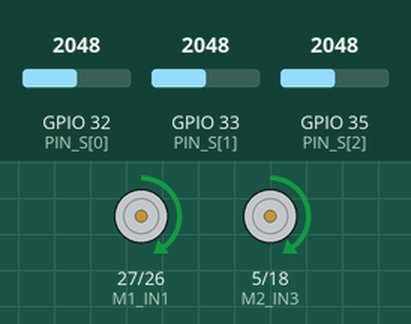
This sketch was run on a simulated ESP32. Parts: motor-driver pin pairs drawn as motors (green arrow = first pin HIGH = forward, orange = second pin HIGH = backward, longer = more drive, scaled by the enable pin). Inputs (shaded band) come from the test bench; at power-on: GPIO 32 (PIN_S[0]) = 2048, GPIO 33 (PIN_S[1]) = 2048, GPIO 35 (PIN_S[2]) = 2048. What the sketch prints to the serial monitor is not drawn.

Above: at 2.2 s.
At 2.9 s:
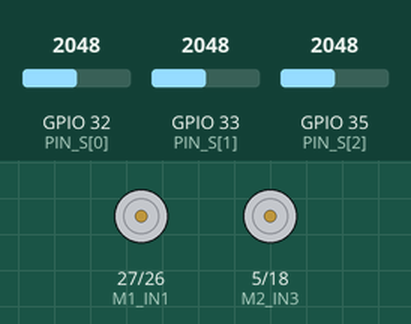
At 9.4 s:
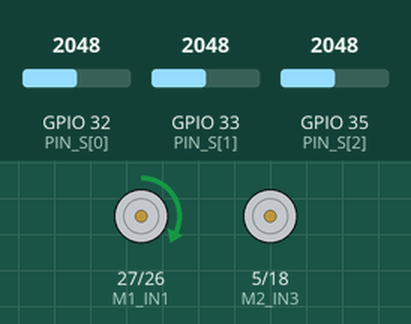
At 22.5 s:
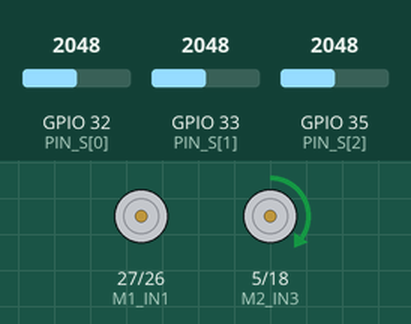
Timing chart, 0 to 26.0 s (numbered marks = the images above):
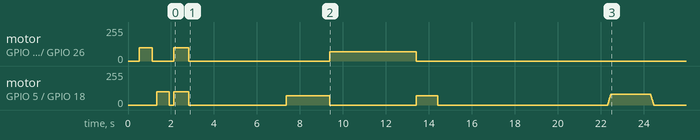

The sketch:

main.ino
```cpp
// ============================================================
//  SEGUIDOR DE LINHA ULTRA ESTÁVEL — OBR 2026
//  VERSÃO ANTI-CAMBALEIO
// ============================================================

#include <Arduino.h>
#include <WiFi.h>
#include <WebServer.h>

const char* WIFI_SSID = "OBR-Robo";
const char* WIFI_PASS = "12345678";
WebServer server(80);

// ======================== PINOS ========================
static const uint8_t M1_IN1 = 27, M1_IN2 = 26, M1_ENA = 25;
static const uint8_t M2_IN3 = 5,  M2_IN4 = 18, M2_ENB = 19;
static const uint8_t PIN_S[3] = {32, 33, 35};

static const uint32_t PWM_FREQ = 1000;
static const uint8_t  PWM_RES  = 8;

// ======================== CONFIG ULTRA CONSERVADOR ========================
struct Config {
  // VELOCIDADES - COMEÇAMOS BEM DEVAGAR!
  int velReto       = 100;    // BAIXO de propósito!
  int velCurvaForte = 85;     // Roda de fora
  int velCurvaFreio = 35;     // Roda de dentro
  int velBusca      = 80;

  // LIMIAR - MAIS TOLERANTE
  float limiarLinha = 0.30f;  // Mais sensível
  int amostrasADC   = 8;      // MAIS amostras = mais estável

  // FILTRO ANTI-CAMBALEIO
  int minCiclosEstado = 3;    // Precisa ver o mesmo estado X vezes seguidas
  float zonamorta = 0.15f;    // Ignora variações pequenas de norm

  // RAMPA DE ACELERAÇÃO
  int acelRampa = 5;          // Quanto aumenta por ciclo

  unsigned long buscaTimeout = 2000;
} cfg;

// ======================== CALIBRACAO ====================
int calMin[3], calMax[3];

// ======================== ESTADOS =======================
enum Estado {
  PARADO,
  RETO,
  CURVA_ESQ_LEVE,
  CURVA_DIR_LEVE,
  CURVA_ESQ_FORTE,
  CURVA_DIR_FORTE,
  CRUZAMENTO,
  BUSCA
};

const char* nomeEstado[] = {
  "PARADO", "RETO", "CURVA ESQ LEVE", "CURVA DIR LEVE",
  "CURVA ESQ FORTE", "CURVA DIR FORTE", "CRUZAMENTO", "BUSCA"
};

// ======================== DADOS =========================
struct {
  int   raw[3];
  float norm[3];
  float normFiltrada[3];  // NOVO: valores filtrados
  bool  on[3];

  int   velE, velD;
  int   velEalvo, velDalvo;  // NOVO: velocidades alvo para rampa

  Estado estado;
  Estado estadoAnterior;
  int contadorEstado;  // NOVO: conta ciclos no mesmo estado

  int ultimaDirecao;  // -1=esq, 0=centro, +1=dir

  unsigned long ciclos, tempoLoop, tempoSemLinha;
  unsigned long tUltimaLinha;
} R;

// ======================== FILTRO EXPONENCIAL ========================
// Suaviza leituras para evitar cambaleio
float filtroExp(float valorNovo, float valorAntigo, float alpha = 0.3f) {
  return (alpha * valorNovo) + ((1.0f - alpha) * valorAntigo);
}

// ============================================================
//  MOTORES
// ============================================================
void motE(int p) {
  p = constrain(p, 0, 255);
  digitalWrite(M1_IN1, HIGH);
  digitalWrite(M1_IN2, LOW);
  ledcWrite(M1_ENA, p);
}

void motD(int p) {
  p = constrain(p, 0, 255);
  digitalWrite(M2_IN3, HIGH);
  digitalWrite(M2_IN4, LOW);
  ledcWrite(M2_ENB, p);
}

void parar() {
  digitalWrite(M1_IN1, LOW); digitalWrite(M1_IN2, LOW);
  digitalWrite(M2_IN3, LOW); digitalWrite(M2_IN4, LOW);
  ledcWrite(M1_ENA, 0);
  ledcWrite(M2_ENB, 0);
}

// ============================================================
//  SENSORES COM FILTRO
// ============================================================
float normalizar(int raw, int mn, int mx) {
  if (mx <= mn) return 0.0f;
  return constrain((float)(raw - mn) / (float)(mx - mn), 0.0f, 1.0f);
}

void lerSensores() {
  for (int s = 0; s < 3; s++) {
    long soma = 0;
    for (int i = 0; i < cfg.amostrasADC; i++) {
      soma += analogRead(PIN_S[s]);
      delayMicroseconds(50);  // Pequeno delay entre leituras
    }
    R.raw[s] = soma / cfg.amostrasADC;

    float normNova = normalizar(R.raw[s], calMin[s], calMax[s]);

    // FILTRO EXPONENCIAL - suaviza muito!
    R.normFiltrada[s] = filtroExp(normNova, R.normFiltrada[s], 0.25f);
    R.norm[s] = R.normFiltrada[s];

    // ZONA MORTA - ignora pequenas variações
    if (R.norm[s] < cfg.zonamorta) {
      R.norm[s] = 0.0f;
    } else if (R.norm[s] > (1.0f - cfg.zonamorta)) {
      R.norm[s] = 1.0f;
    }

    R.on[s] = (R.norm[s] > cfg.limiarLinha);
  }

  bool linhaDetectada = R.on[0] || R.on[1] || R.on[2];
  if (linhaDetectada) {
    R.tUltimaLinha = millis();
    R.tempoSemLinha = 0;
  } else {
    R.tempoSemLinha = millis() - R.tUltimaLinha;
  }
}

// ============================================================
//  DECIDIR ESTADO - COM FILTRO DE ESTABILIDADE
// ============================================================
Estado calcularEstado() {
  bool E = R.on[0];
  bool C = R.on[1];
  bool D = R.on[2];

  // CRUZAMENTO - todos veem
  if (E && C && D) {
    return CRUZAMENTO;
  }

  // BIFURCAÇÃO - laterais sem centro
  if (E && !C && D) {
    return CRUZAMENTO;
  }

  // RETO - só centro
  if (!E && C && !D) {
    return RETO;
  }

  // CURVA LEVE ESQUERDA - centro + esquerda
  if (E && C && !D) {
    return CURVA_ESQ_LEVE;
  }

  // CURVA LEVE DIREITA - centro + direita
  if (!E && C && D) {
    return CURVA_DIR_LEVE;
  }

  // CURVA FORTE ESQUERDA - só esquerda
  if (E && !C && !D) {
    return CURVA_ESQ_FORTE;
  }

  // CURVA FORTE DIREITA - só direita
  if (!E && !C && D) {
    return CURVA_DIR_FORTE;
  }

  // NENHUM - busca
  return BUSCA;
}

// ============================================================
//  APLICAR RAMPA SUAVE NAS VELOCIDADES
// ============================================================
void aplicarRampa() {
  // Aproxima velocidade atual da alvo gradualmente
  if (R.velE < R.velEalvo) {
    R.velE = min(R.velE + cfg.acelRampa, R.velEalvo);
  } else if (R.velE > R.velEalvo) {
    R.velE = max(R.velE - cfg.acelRampa, R.velEalvo);
  }

  if (R.velD < R.velDalvo) {
    R.velD = min(R.velD + cfg.acelRampa, R.velDalvo);
  } else if (R.velD > R.velDalvo) {
    R.velD = max(R.velD - cfg.acelRampa, R.velDalvo);
  }
}

// ============================================================
//  DECIDIR E EXECUTAR
// ============================================================
void decidirEExecutar() {
  Estado estadoNovo = calcularEstado();

  // FILTRO DE ESTABILIDADE - só muda se ver o mesmo estado várias vezes
  if (estadoNovo == R.estadoAnterior) {
    R.contadorEstado++;
  } else {
    R.contadorEstado = 0;
    R.estadoAnterior = estadoNovo;
  }

  // Só muda estado se for estável OU se for busca (emergência)
  if (R.contadorEstado >= cfg.minCiclosEstado || estadoNovo == BUSCA) {
    R.estado = estadoNovo;
  }

  // Define velocidades ALVO baseado no estado
  switch (R.estado) {
    case RETO:
      R.velEalvo = cfg.velReto;
      R.velDalvo = cfg.velReto;
      R.ultimaDirecao = 0;
      break;

    case CURVA_ESQ_LEVE:
      R.velEalvo = cfg.velCurvaFreio;
      R.velDalvo = cfg.velCurvaForte;
      R.ultimaDirecao = -1;
      break;

    case CURVA_DIR_LEVE:
      R.velEalvo = cfg.velCurvaForte;
      R.velDalvo = cfg.velCurvaFreio;
      R.ultimaDirecao = 1;
      break;

    case CURVA_ESQ_FORTE:
      R.velEalvo = 0;
      R.velDalvo = cfg.velCurvaForte;
      R.ultimaDirecao = -1;
      break;

    case CURVA_DIR_FORTE:
      R.velEalvo = cfg.velCurvaForte;
      R.velDalvo = 0;
      R.ultimaDirecao = 1;
      break;

    case CRUZAMENTO:
      R.velEalvo = cfg.velReto;
      R.velDalvo = cfg.velReto;
      break;

    case BUSCA:
      if (R.ultimaDirecao <= 0) {
        R.velEalvo = 0;
        R.velDalvo = cfg.velBusca;
      } else {
        R.velEalvo = cfg.velBusca;
        R.velDalvo = 0;
      }
      break;

    default:
      R.velEalvo = 0;
      R.velDalvo = 0;
      break;
  }

  // Aplica rampa suave
  aplicarRampa();

  // Envia para motores
  motE(R.velE);
  motD(R.velD);
}

// ============================================================
//  CALIBRACAO
// ============================================================
void calibrar() {
  Serial.println("\n╔════════════════════════════════════════╗");
  Serial.println("║     CALIBRAÇÃO AUTOMÁTICA              ║");
  Serial.println("║  Posicione sobre a LINHA (preto)       ║");
  Serial.println("╚════════════════════════════════════════╝");
  delay(3000);

  for (int i = 0; i < 3; i++) {
    calMin[i] = 4095;
    calMax[i] = 0;
  }

  auto amostra = [&]() {
    for (int i = 0; i < 3; i++) {
      int v = analogRead(PIN_S[i]);
      if (v < calMin[i]) calMin[i] = v;
      if (v > calMax[i]) calMax[i] = v;
    }
  };

  Serial.println("\n[1/4] ⏸️  Amostrando parado sobre linha...");
  for (int i = 0; i < 30; i++) { amostra(); delay(50); }

  Serial.println("[2/4] ↶  Girando esquerda (preto+branco)...");
  motD(70); motE(0);
  for (int i = 0; i < 40; i++) { amostra(); delay(50); }

  Serial.println("[3/4] ↷  Girando direita (preto+branco)...");
  motE(70); motD(0);
  for (int i = 0; i < 80; i++) { amostra(); delay(50); }

  Serial.println("[4/4] ⏹️  Centralizando...");
  motD(70); motE(0);
  delay(1000);
  parar();

  // Expande ranges
  for (int i = 0; i < 3; i++) {
    int range = calMax[i] - calMin[i];
    calMin[i] = max(0, calMin[i] - range / 10);
    calMax[i] = min(4095, calMax[i] + range / 10);
  }

  Serial.println("\n╔════════════════════════════════════════╗");
  Serial.println("║  RESULTADO DA CALIBRAÇÃO               ║");
  Serial.println("╠════════════════════════════════════════╣");

  const char* lb[] = {"ESQ", "CEN", "DIR"};
  for (int i = 0; i < 3; i++) {
    int range = calMax[i] - calMin[i];
    Serial.printf("║  %s: %4d - %4d (range=%4d) %s\n",
                  lb[i], calMin[i], calMax[i], range,
                  range > 200 ? "✓ OK     ║" : "✗ RUIM!  ║");
  }
  Serial.println("╚════════════════════════════════════════╝");

  // Teste DETALHADO
  Serial.println("\n📊 TESTE DETALHADO:\n");
  Serial.println("Mova o robô: LINHA → FORA → LINHA → FORA\n");

  for (int t = 0; t < 12; t++) {
    lerSensores();
    Serial.printf("  [%d%d%d] raw=[%4d %4d %4d] norm=[%.2f %.2f %.2f]\n",
                  R.on[0], R.on[1], R.on[2],
                  R.raw[0], R.raw[1], R.raw[2],
                  R.norm[0], R.norm[1], R.norm[2]);
    delay(400);
  }

  Serial.println("\n✓ Calibração concluída!");
}

// ============================================================
//  DASHBOARD
// ============================================================
const char PAGINA[] PROGMEM = R"rawliteral(
<!DOCTYPE html><html><head>
<meta charset="UTF-8"><meta name="viewport" content="width=device-width,initial-scale=1">
<title>OBR Estável</title>
<style>
*{margin:0;padding:0;box-sizing:border-box}
body{font-family:system-ui,sans-serif;background:#111;color:#eee;padding:15px}
h1{text-align:center;font-size:1.4em;color:#4a9eff;margin-bottom:15px}
.g{display:grid;grid-template-columns:repeat(auto-fit,minmax(280px,1fr));gap:12px;max-width:1000px;margin:0 auto}
.c{background:#1a1a1a;border:2px solid #333;border-radius:12px;padding:15px}
.c h2{font-size:.75em;color:#888;text-transform:uppercase;letter-spacing:2px;margin-bottom:12px;border-bottom:1px solid #333;padding-bottom:6px}
.est{font-size:1.8em;font-weight:700;text-align:center;padding:12px 0;border-radius:8px;background:#222}
.info{display:grid;grid-template-columns:1fr 1fr 1fr;gap:10px;margin-top:10px}
.box{background:#0a0a0a;padding:10px;border-radius:6px;text-align:center;border:1px solid #333}
.val{font-size:1.5em;font-weight:700;font-family:monospace;color:#4a9eff}
.lbl{font-size:.6em;color:#888;margin-top:4px;text-transform:uppercase}
.sens{display:flex;justify-content:space-around;padding:10px 0}
.s{text-align:center;flex:1}
.bar{width:50px;height:100px;background:#0a0a0a;border:2px solid #333;border-radius:8px;margin:0 auto;position:relative;overflow:hidden}
.fill{position:absolute;bottom:0;width:100%;transition:height .1s}
.slbl{font-size:.7em;color:#888;margin-top:6px}
.sval{font-size:.65em;font-family:monospace;color:#aaa;margin-top:3px}
.dot{width:12px;height:12px;border-radius:50%;margin:5px auto}
.mtr{display:flex;justify-content:space-around;padding:15px 0}
.m{text-align:center}
.mval{font-size:2.5em;font-weight:700;font-family:monospace}
.mlbl{font-size:.65em;color:#888;margin-top:5px}
.mbar{width:90px;height:10px;background:#0a0a0a;border-radius:6px;margin:8px auto;overflow:hidden;border:1px solid #333}
.mfill{height:100%;transition:width .1s}
.status{text-align:center;font-size:.7em;padding:8px;margin-top:10px;border-radius:6px}
.ok{background:#1a3a1a;color:#4f4}
.er{background:#3a1a1a;color:#f44}
</style></head><body>
<h1>🤖 SEGUIDOR ULTRA ESTÁVEL</h1>
<div class="g">
<div class="c"><h2>Estado Atual</h2><div class="est" id="est">---</div><div class="status" id="st">...</div></div>
<div class="c"><h2>Sensores</h2><div class="sens">
<div class="s"><div class="bar"><div class="fill" id="f0"></div></div><div class="slbl">ESQ</div><div class="sval" id="v0">-</div><div class="dot" id="d0"></div></div>
<div class="s"><div class="bar"><div class="fill" id="f1"></div></div><div class="slbl">CEN</div><div class="sval" id="v1">-</div><div class="dot" id="d1"></div></div>
<div class="s"><div class="bar"><div class="fill" id="f2"></div></div><div class="slbl">DIR</div><div class="sval" id="v2">-</div><div class="dot" id="d2"></div></div>
</div></div>
<div class="c"><h2>Motores</h2><div class="mtr">
<div class="m"><div class="mval" id="me">0</div><div class="mlbl">ESQUERDO</div><div class="mbar"><div class="mfill" id="be"></div></div></div>
<div class="m"><div class="mval" id="md">0</div><div class="mlbl">DIREITO</div><div class="mbar"><div class="mfill" id="bd"></div></div></div>
</div></div>
<div class="c"><h2>Informações</h2><div class="info">
<div class="box"><div class="val" id="i1">0</div><div class="lbl">Ciclos</div></div>
<div class="box"><div class="val" id="i2">0ms</div><div class="lbl">Sem Linha</div></div>
<div class="box"><div class="val" id="i3">---</div><div class="lbl">Padrão</div></div>
</div></div>
</div>
<script>
let lt=0;
function u(){fetch('/d').then(r=>r.json()).then(d=>{lt=Date.now();
let st=document.getElementById('st');st.className='status ok';st.textContent='● ONLINE';
let e=document.getElementById('est');e.textContent=d.e;
e.style.color=d.e==='PARADO'?'#666':d.e==='RETO'?'#4f4':d.e.includes('BUSCA')?'#fa0':d.e.includes('FORTE')?'#f44':'#fb0';
for(let i=0;i<3;i++){
let p=Math.round(d.n[i]*100);
document.getElementById('f'+i).style.height=p+'%';
document.getElementById('f'+i).style.background=d.o[i]?'linear-gradient(to top,#4f4,#6f6)':'#333';
document.getElementById('v'+i).textContent=d.r[i]+' ('+p+'%)';
document.getElementById('d'+i).style.background=d.o[i]?'#4f4':'#444';
}
document.getElementById('me').textContent=d.ml;document.getElementById('md').textContent=d.mr;
let ce=d.ml>80?'#4f4':d.ml>30?'#fb0':'#666',cd=d.mr>80?'#4f4':d.mr>30?'#fb0':'#666';
document.getElementById('me').style.color=ce;document.getElementById('md').style.color=cd;
document.getElementById('be').style.width=(d.ml/255*100)+'%';document.getElementById('be').style.background=ce;
document.getElementById('bd').style.width=(d.mr/255*100)+'%';document.getElementById('bd').style.background=cd;
document.getElementById('i1').textContent=d.cy;
document.getElementById('i2').textContent=d.sl+'ms';
document.getElementById('i3').textContent=(d.o[0]?'●':'○')+(d.o[1]?'●':'○')+(d.o[2]?'●':'○');
}).catch(()=>{if(Date.now()-lt>3000){let st=document.getElementById('st');st.className='status er';st.textContent='● OFFLINE'}})}
setInterval(u,100);
</script></body></html>
)rawliteral";

void handleRoot() {
  server.send(200, "text/html", PAGINA);
}

void handleData() {
  char buf[350];
  snprintf(buf, sizeof(buf),
    "{\"e\":\"%s\",\"r\":[%d,%d,%d],\"n\":[%.2f,%.2f,%.2f],\"o\":[%d,%d,%d],"
    "\"ml\":%d,\"mr\":%d,\"cy\":%lu,\"sl\":%lu}",
    nomeEstado[R.estado],
    R.raw[0], R.raw[1], R.raw[2],
    R.norm[0], R.norm[1], R.norm[2],
    R.on[0], R.on[1], R.on[2],
    R.velE, R.velD,
    R.ciclos, R.tempoSemLinha);
  server.send(200, "application/json", buf);
}

// ============================================================
//  SETUP
// ============================================================
void setup() {
  Serial.begin(115200);
  delay(500);

  Serial.println("\n╔════════════════════════════════════════╗");
  Serial.println("║   SEGUIDOR ULTRA ESTÁVEL v2.0          ║");
  Serial.println("║   Anti-Cambaleio Profissional          ║");
  Serial.println("╚════════════════════════════════════════╝\n");

  // Motores
  pinMode(M1_IN1, OUTPUT); pinMode(M1_IN2, OUTPUT);
  ledcAttach(M1_ENA, PWM_FREQ, PWM_RES);
  pinMode(M2_IN3, OUTPUT); pinMode(M2_IN4, OUTPUT);
  ledcAttach(M2_ENB, PWM_FREQ, PWM_RES);
  parar();

  // Sensores
  for (int i = 0; i < 3; i++) {
    pinMode(PIN_S[i], INPUT);
    R.normFiltrada[i] = 0.0f;
  }

  // WiFi
  WiFi.softAP(WIFI_SSID, WIFI_PASS);
  server.on("/", handleRoot);
  server.on("/d", handleData);
  server.begin();
  Serial.printf("📡 Dashboard: http://%s\n\n", WiFi.softAPIP().toString().c_str());

  // Teste motores
  Serial.println("🔧 Testando motores...");
  motE(100); delay(600); motE(0); delay(200);
  motD(100); delay(600); motD(0); delay(200);
  motE(100); motD(100); delay(700); parar();
  Serial.println("✓ OK\n");

  // Calibração
  calibrar();

  // Countdown
  Serial.println();
  for (int i = 3; i > 0; i--) {
    Serial.printf("⏱️  Iniciando em %d...\n", i);
    delay(1000);
  }

  Serial.println("\n🚀 RODANDO COM CONTROLE ESTÁVEL!\n");

  R.tUltimaLinha = millis();
  R.ultimaDirecao = 0;
  R.estado = PARADO;
  R.estadoAnterior = PARADO;
  R.contadorEstado = 0;
}

// ============================================================
//  LOOP
// ============================================================
void loop() {
  unsigned long t0 = micros();
  R.ciclos++;

  server.handleClient();
  lerSensores();

  bool temLinha = R.on[0] || R.on[1] || R.on[2];

  if (temLinha || R.tempoSemLinha < cfg.buscaTimeout) {
    decidirEExecutar();
  } else {
    // Timeout total
    R.estado = PARADO;
    R.velEalvo = 0;
    R.velDalvo = 0;
    aplicarRampa();
    motE(R.velE);
    motD(R.velD);
  }

  R.tempoLoop = micros() - t0;

  // Debug
  static unsigned long tDebug = 0;
  if (millis() - tDebug >= 200) {
    tDebug = millis();
    Serial.printf("[%d%d%d] %-17s E=%3d D=%3d norm=[%.2f %.2f %.2f]\n",
                  R.on[0], R.on[1], R.on[2],
                  nomeEstado[R.estado],
                  R.velE, R.velD,
                  R.norm[0], R.norm[1], R.norm[2]);
  }

  delay(5);  // Delay maior = mais estável
}
```

Measured:
- by itself, motor on GPIO 5 (M2_IN3) / GPIO 18 (M2_IN4): stopped → forward 100/255 at 1.3 s, → stopped 0.60 s later, → forward 100/255 0.20 s later, → stopped 0.70 s later, … (40 changes in this stretch)
